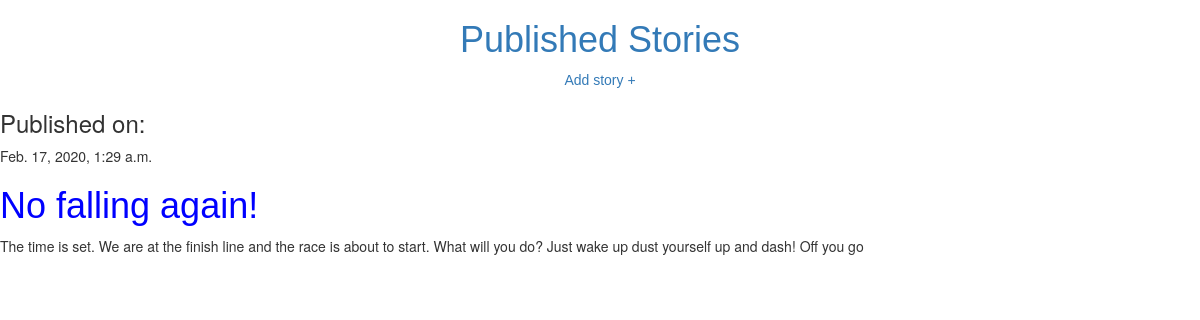
The app's page /post/1/ with its own data.
### blog/models.py (models this page shows, shortened)
class Post(models.Model):
    author = models.ForeignKey('auth.User',on_delete = models.CASCADE)
    title = models.CharField(max_length=200)
    text = models.TextField()
    created_date = models.DateTimeField(
        default=timezone.now)
    published_date = models.DateTimeField(
        blank=True, null=True)

### blog/views.py (the view)
# urls.py: url(r'^post/(?P<pk>\d+)/$', views.post_detail, name='post_detail'),
def post_detail(request, pk):
    post = get_object_or_404(Post, pk=pk)
    return render(request, 'blog/post_detail.html', {'post':post})

### blog/templates/blog/post_detail.html
{% extends 'blog/base.html' %}
{% block content %}
    {% if post.published_date %}
        <h3>Published on: </h3>{{ post.published_date }}
    {% endif %}
    <h1>{{ post.title }}</h1>
    <p>{{ post.text|linebreaksbr }}</p>
{% endblock %}

### blog/static/css/blog.css (style rules this page uses)
h1 { color: blue; font-family: 'Lucida Sans', 'Lucida Sans Regular', 'Lucida Grande', 'Lucida Sans Unicode', Geneva, Verdana, sans-serif; }

### records on screen
Post: published_date "Feb. 17, 2020, 1:29 a.m.", title "No falling again!", text "The time is set. We are at the finish line and the race is about to start. What will you do? Just wake up dust yourself up and dash! Off you go"
